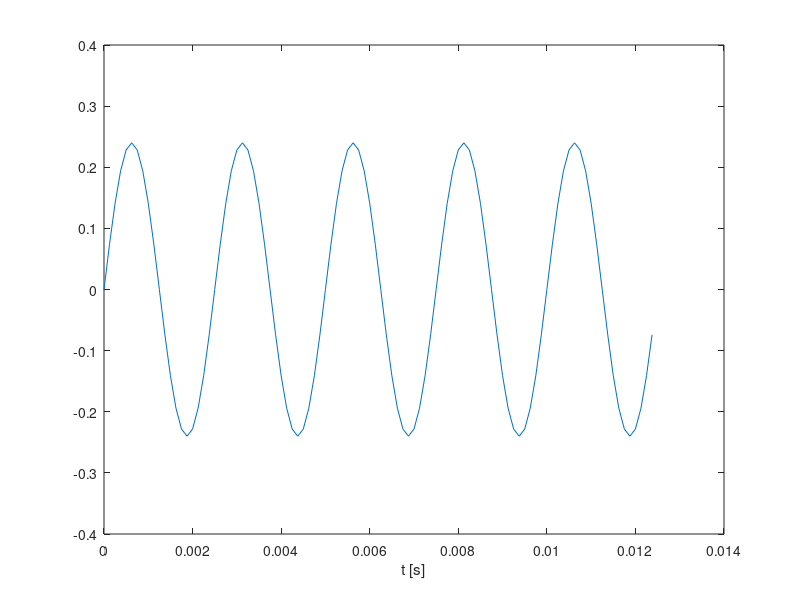
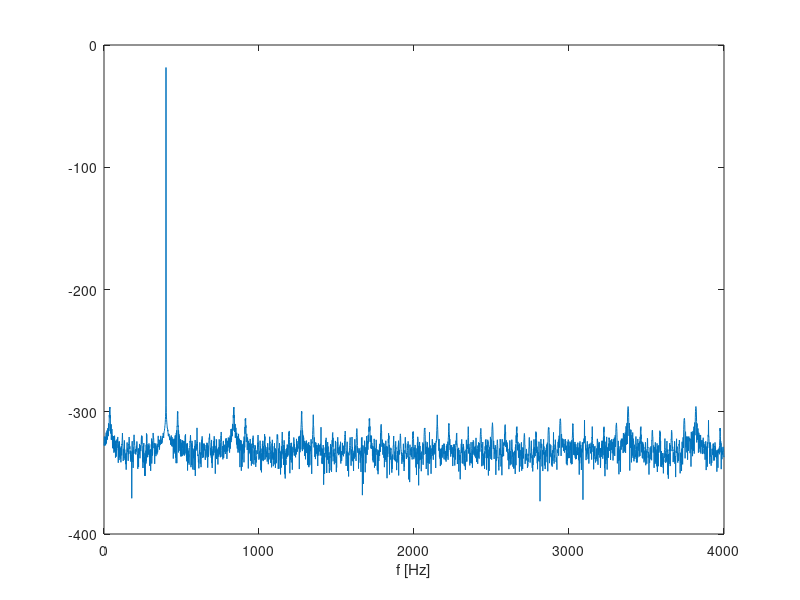
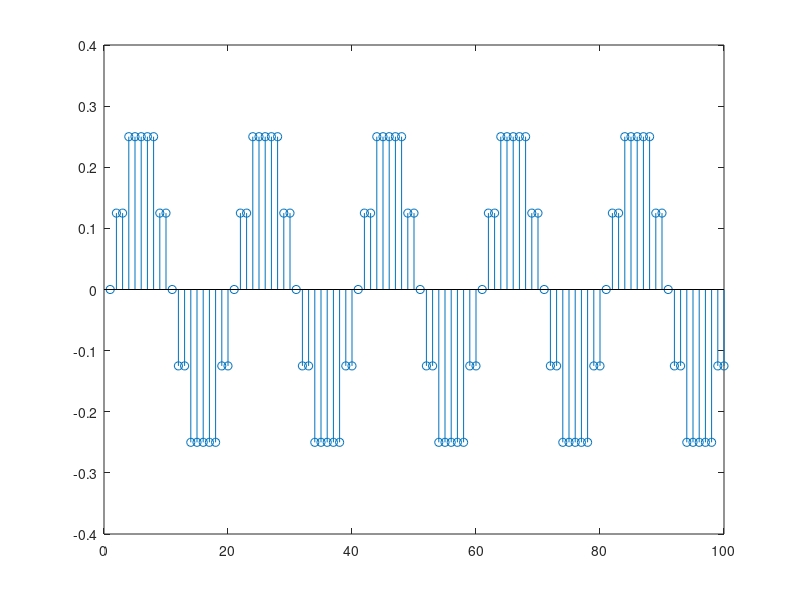
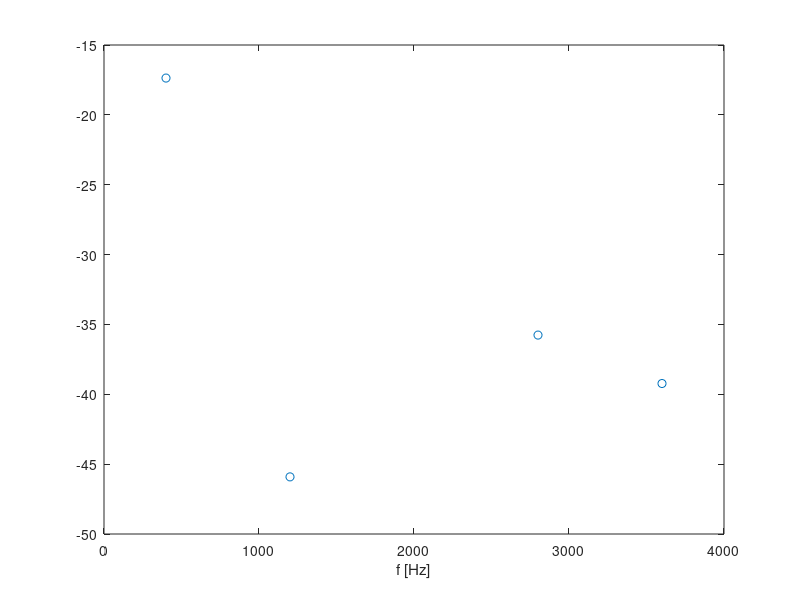

Source code (MATLAB) for these figures, in order:
close all;
clc
 
f = 400;
fp = 8000;
N = fp;
A = 0.24;
i = (0:N-1)';
x = A * sin(2 * pi * f / fp * i);
plot(i(1:100)/fp,x(1:100));
xlabel('t [s]')
 
 
figure;
% obliczenie gÄ™stoÅ›ci widmowej mocy -- rozdzielczoÅ›Ä‡ widmowa 1Hz
fft_x = fft(x,fp)/N;
gwm_x = 20*log10(abs(fft_x));
plot((0:fp/2),gwm_x(1:fp/2+1));
xlabel('f [Hz]')
 
 
figure;
 
% kwantyzacja
%b = 2;
%b = 4;
b = 4;
q = 2/(2^b);
xq = round(x/q)*q;
 
% kwantyzacja z ditheringiem
%d = 0.5*(rand(N,1)-rand(N,1));
%xq = round(x/q+d)*q;
stem((1:100),xq(1:100));
 
 
% obliczenie gÄ™stoÅ›ci widmowej mocy -- rozdzielczoÅ›Ä‡ widmowa 1Hz
figure;
fft_x = fft(xq,fp)/N;
gwm_x = 20*log10(abs(fft_x));
plot((0:fp/2),gwm_x(1:fp/2+1), 'o');
xlabel('f [Hz]')
